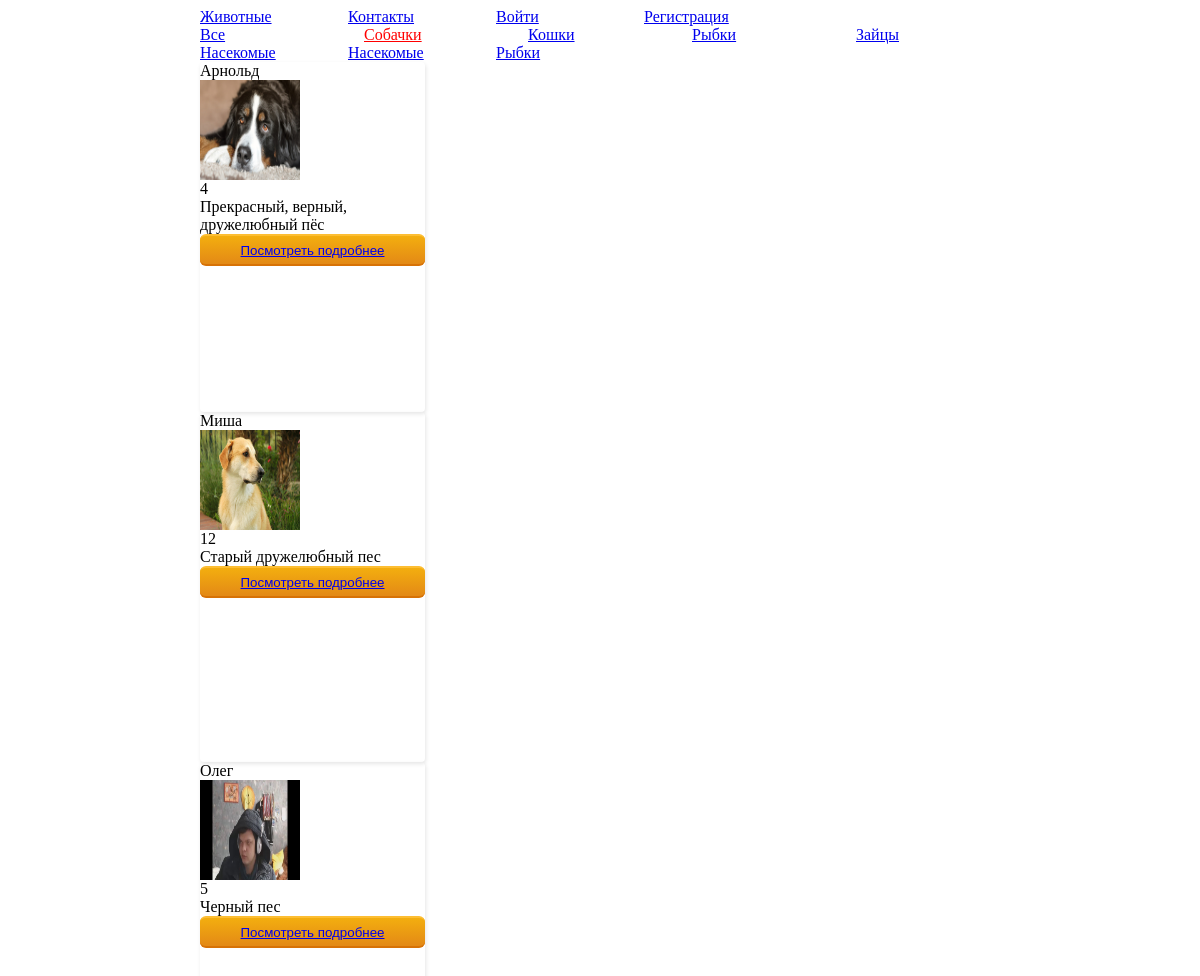
The app's page /types/1/ with its own data.
### mainapp/models.py (models this page shows, shortened)
class TypeOfAnimal(models.Model):
    title = models.CharField(max_length=30, verbose_name="Вид животного")
    is_active = models.BooleanField(verbose_name='Доступен', default=True)
    def __str__(self):
        return f"{self.title}"

class Animal(models.Model):
    type = models.ForeignKey(TypeOfAnimal, on_delete=models.CASCADE, verbose_name="Вид животного")
    name = models.CharField(max_length=30, verbose_name="Имя")
    age = models.PositiveSmallIntegerField(verbose_name="Примерный возраст", blank=True)
    avatar = models.ImageField(upload_to="animal_account", verbose_name="Аватарка")
    short_description = models.CharField(max_length=70, verbose_name="Краткое описание")
    description = models.TextField(verbose_name="Описание", blank=True)
    date_entrance = models.DateTimeField(auto_created=True, verbose_name="Дата поступления", default=datetime.now())
    is_active = models.BooleanField(verbose_name='Доступен', default=True)
    taken_home = models.DateTimeField(
        blank=True,
        null=True,
        verbose_name="Забрали домой",
    )

### mainapp/views.py (the view)
# urls.py: path("", animal_of_types, name="typeanimal"),
def animal_of_types(request, pk=None):
    types = TypeOfAnimal.objects.all()
    basket = []
    if request.user.is_authenticated:
        basket = Basket.objects.filter(user=request.user)
    if pk:
        animal_of_type = Animal.objects.filter(type=pk).order_by("name")
        title = TypeOfAnimal.objects.get(pk=pk)
    else:
        animal_of_type = Animal.objects.all().order_by('name')
        title = 'Все'
    context = {"types": types, "animal_of_type": animal_of_type, 'basket': basket, "media_url": settings.MEDIA_URL,
               'title': title}
    return render(request, "mainapp/animal.html", context)

### mainapp/templates/mainapp/animal.html
{% extends 'mainapp/base.html' %}
{% block content %}
<div class="dop-menu">
    {% include 'mainapp/includes/inc_animal_type.html' %}
</div>
{% for animal in animal_of_type %}
<div class="card">
    {{animal.name}}
    <img class="avatar" src="{{media_url}}{{animal.avatar}}">
    {{animal.age}}
    <br>
    {{animal.short_description}}
    <button class="home-animal">
        <a href="{% url 'mainapp:person_animal' animal.pk %}">Посмотреть подробнее
        </a>
    </button>
</div>
{% endfor %}
{% endblock %}

### mainapp/templates/mainapp/includes/inc_animal_type.html
<div class="type-menu">
    <a href="{% url 'mainapp:animaloftype' pk=0 %}"class={% if request.resolver_match.kwargs.pk == 0 %}"active"{% endif %}>Все</a>
</div>
    {% for type in types %}
<div class="type-menu">
        <a href="{% url 'mainapp:animaloftype' type.pk %}"class={% if request.resolver_match.kwargs.pk == type.pk %}"active"{% endif %}>{{type.title}}</a>
    </div>
    {% endfor %}

### static/style.css (style rules this page uses)
.active { color: red; }
.avatar { height: 100px; width: 100px; }
.card { width: 225px; min-height: 350px; box-shadow: 1px 2px 4px rgba(0, 0, 0, 0.1); display: flex; flex-direction: column; border-radius: 4px; transition: 0.2s; position: relative; }
.home-animal { display: inline-block; right: 0; bottom: 0; color: white; text-decoration: none; padding: .5em 2em; outline: none; border-width: 2px 0; border-style: solid none; border-color: #FDBE33 #000 #D77206; border-radius: 6px; background: linear-gradient(#F3AE0F, #E38916) #E38916; transition: 0.2s; }
.dop-menu { position: relative; display: block; box-sizing: border-box; text-align: justify; }
.dop-menu:after { position: relative; display: inline-block; height: auto; box-sizing: border-box; vertical-align: top; content: ''; }
.type-menu { position: relative; display: inline-block; width: 18%; box-sizing: border-box; text-align: left; vertical-align: top; }

### records on screen
TypeOfAnimal: title "Собачки"
TypeOfAnimal: title "Кошки"
TypeOfAnimal: title "Рыбки"
TypeOfAnimal: title "Зайцы"
TypeOfAnimal: title "Насекомые"
TypeOfAnimal: title "Насекомые"
TypeOfAnimal: title "Рыбки"
Animal: name "Арнольд", avatar (picture), age "4", short_description "Прекрасный, верный, дружелюбный пёс"
Animal: name "Миша", avatar (picture), age "12", short_description "Старый дружелюбный пес"
Animal: name "Олег", avatar (placeholder picture), age "5", short_description "Черный пес"
